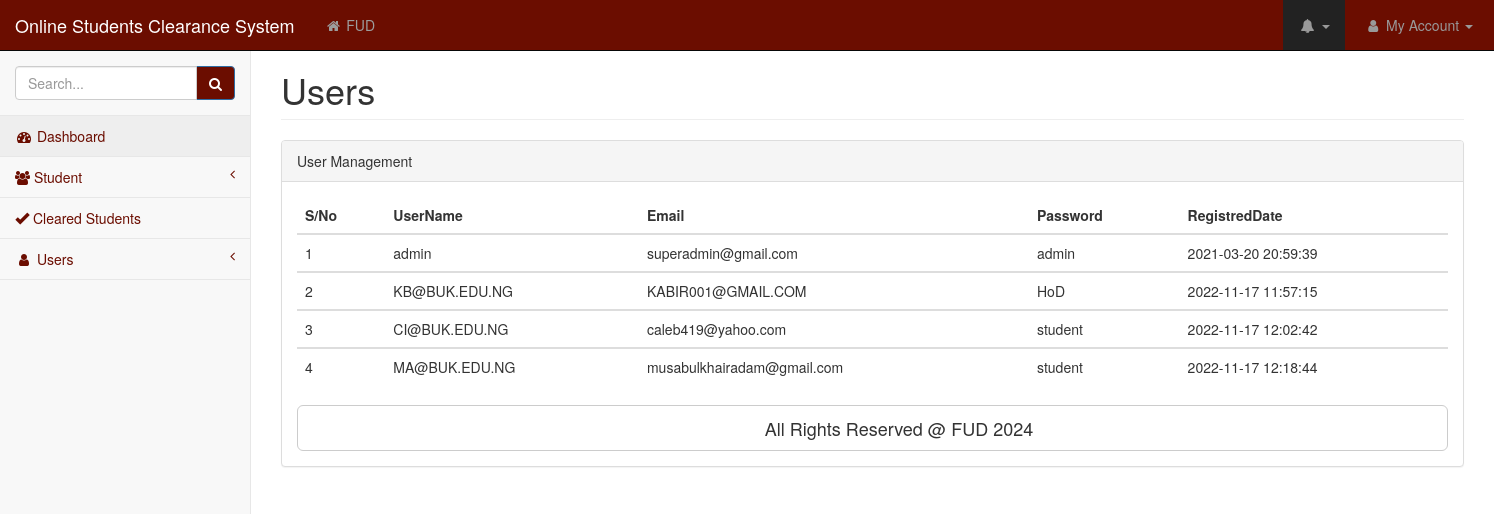
The app's page /admin/staff.php with its own data.
### tables this page shows
CREATE TABLE `users` (
  `id` int(11) NOT NULL,
  `name` varchar(100) DEFAULT NULL,
  `UserName` varchar(200) NOT NULL,
  `Faculty` varchar(100) DEFAULT NULL,
  `Department` varchar(100) DEFAULT NULL,
  `Password` varchar(200) NOT NULL,
  `Email` varchar(200) NOT NULL,
  `UserType` varchar(200) NOT NULL,
  `studentNo` varchar(200) NOT NULL,
  `course` varchar(200) NOT NULL,
  `Picture` varchar(1000) DEFAULT NULL,
  `PostingDate` timestamp NOT NULL DEFAULT CURRENT_TIMESTAMP
);

### admin/staff.php (the view, shortened to what this page needs)
<?php
include("../functions.php");
include("MainMenu.php");
?>
<div id="page-wrapper">
 <div class="container-fluid">
 <div class="row">
 <div class="col-lg-12">
 <h1 class="page-header">Users</h1>
</div>
</div>
<div class="row">
<div class="col-lg-12">
<div class="panel panel-default">
<div class="panel-heading">
  User Management
</div>
 <div class="panel-body">
<div class="table-responsive">
<table class="table table-hover" id="usermanagetable">
<thead>
<tr>
<th>S/No</th>
<th>UserName</th>
<th>Email</th>
<th>Password</th>
<th>RegistredDate</th>
</tr>
</thead>
<?php
$sql =mysqli_query($db,"select * from users");
$count=1;
while ($rows=mysqli_fetch_array($sql)){?>
<tbody><tr>
    <td><?php echo $count;?></td>
    <td><?php echo $rows['UserName'];?></td>
    <td><?php echo $rows['Email']; ?></td>
    <td><?php echo $rows['UserType']?></td>
    <td><?php echo $rows['PostingDate'];?></td>
    </tr>
</tbody>
<?php $count=$count+1;} ?>
 </table>
</div>
<a class="btn btn-default btn-lg btn-block" href="#">
    <footer class="sticky-footer">
        <div class="container my-auto">
          <div class="copyright text-left my-auto">
            <center><span>All Rights Reserved @ FUD 2024</span></center>
          </div>
        </div>
      </footer>
 </a>
                                    </div>
                                </div>
                            </div>
                        </div>
                    </div>
                </div>

### admin/MainMenu.php (shortened to what this page needs)
<!DOCTYPE html>
<html lang="en">
<head>
    <link href="css/bootstrap.min.css" rel="stylesheet">
    <link rel="stylesheet" type="text/css" href="DataTables/css/dataTables.bootstrap.min.css">
    <link rel="stylesheet" type="text/css" href="DataTables/dataTables.bootstrap.css">
    <link href="css/metisMenu.min.css" rel="stylesheet">
    <link href="css/timeline.css" rel="stylesheet">
    <link href="css/startmin.css" rel="stylesheet">
    <link href="css/morris.css" rel="stylesheet">
    <link href="css/font-awesome.min.css" rel="stylesheet" type="text/css">
</head>
<body>
<div id="wrapper">
    <nav class="navbar navbar-inverse navbar-fixed-top" role="navigation" style="background:#6b0d00;">
        <div class="navbar-header">
            <a class="navbar-brand" href="#">Online Students Clearance System</a>
        </div>
        <ul class="nav navbar-nav navbar-left navbar-top-links">
            <li><a href="#"><i class="fa fa-home fa-fw"></i> FUD</a></li>
        </ul>
        <ul class="nav navbar-right navbar-top-links">
            <li class="dropdown navbar-inverse">
                <a class="dropdown-toggle" data-toggle="dropdown" href="#">
                    <i class="fa fa-bell fa-fw"></i> <b class="caret"></b>
                </a>
            </li>
            <li class="dropdown">
                <a class="dropdown-toggle" data-toggle="dropdown" href="#">
                    <i class="fa fa-user fa-fw"></i> My Account <b class="caret"></b>
                </a>
            </li>
        </ul>
        <div class="navbar-default sidebar" role="navigation">
            <div class="sidebar-nav navbar-collapse">
                <ul class="nav" id="side-menu">
                    <li class="sidebar-search">
                        <div class="input-group custom-search-form">
                            <input type="text" class="form-control" placeholder="Search...">
                                <span class="input-group-btn">
                                    <button class="btn btn-primary" type="button" style="background:#6b0d00;" >
                                        <i class="fa fa-search"></i>
                                    </button>
                                </span>
                        </div>
                    </li>
                    <li>
                        <a href="Dashboard.php" class="active"><i class="fa fa-dashboard fa-fw"></i> Dashboard</a>
                    </li>
                    <li>
                                <a href="#"><i class="fa fa-users"></i> Student<span class="fa arrow"></span></a>
                            </li>
                            <li>
                        <a href="clearedStd.php"><i class="glyphicon glyphicon-ok"></i>  Cleared Students</a>
                    </li>
                    <li>
                                <a href="#"><i class="fa fa-user fa-fw"></i> Users<span class="fa arrow"></span></a>
                            </li>
                </ul>
            </div>
        </div>
    </nav>
    </div>
</body>
</html>

### admin/css/startmin.css (style rules this page uses)
body { background-color: #f8f8f8; }
#wrapper { width: 100%; }
#page-wrapper { padding-top: 30px; min-height: 568px; background-color: #fff; }
@media (min-width:768px) { #page-wrapper { position: inherit; margin-left: 250px; padding: 30px 15px 0 15px; border-left: 1px solid #e7e7e7; } }
.navbar-header { float: left; }
.navbar-left { float: left; }
.navbar-right { text-align: right; }
.navbar-top-links { margin: 0; }
.navbar-top-links li { display: inline-block; }
.navbar-top-links li:last-child { margin-right: 6px; }
.navbar-top-links li a { padding: 15px; min-height: 50px; }
.navbar-top-links>li>a { color: #999; }
.sidebar .sidebar-nav.navbar-collapse { padding-right: 0; padding-left: 0; }
.sidebar .sidebar-search { padding: 15px; }
.sidebar ul li { border-bottom: 1px solid #e7e7e7; }
.sidebar ul li a.active { background-color: #eee; }
.sidebar .arrow { float: right; }
.sidebar .fa.arrow:before { content: "\f104"; }
@media (min-width:768px) { .sidebar { z-index: 1; position: absolute; width: 250px; margin-top: 51px; } }

### admin/MainMenu.php (style rules this page uses)
a { color:#6b0d00; }

### records on screen
users: UserName "admin", Email "superadmin@gmail.com", UserType "admin", PostingDate "2021-03-20 20:59:39"
users: UserName "KB@BUK.EDU.NG", Email "KABIR001@GMAIL.COM", UserType "HoD", PostingDate "2022-11-17 11:57:15"
users: UserName "CI@BUK.EDU.NG", Email "caleb419@yahoo.com", UserType "student", PostingDate "2022-11-17 12:02:42"
users: UserName "MA@BUK.EDU.NG", Email "musabulkhairadam@gmail.com", UserType "student", PostingDate "2022-11-17 12:18:44"
